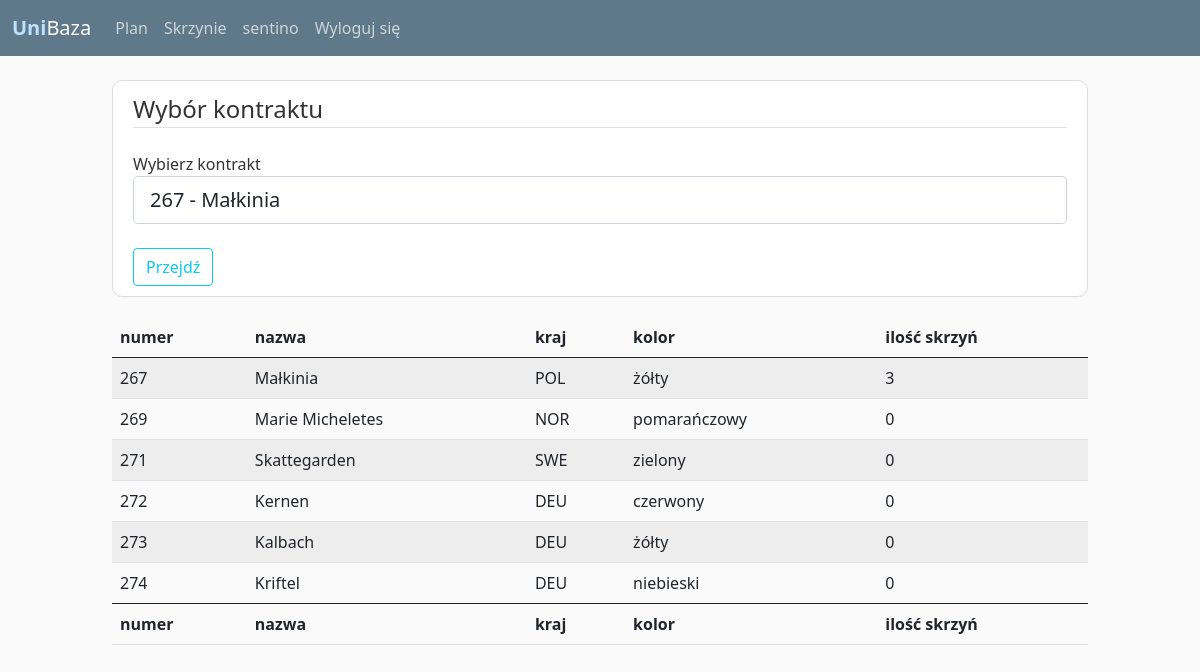
The app's page /contracts_set (signed in) with its own data.
### unibaza/models.py (models this page shows, shortened)
class User(db.Model, UserMixin):
    id = db.Column(db.Integer, primary_key=True)
    username = db.Column(db.String(20), unique=True, nullable=False)
    email = db.Column(db.String(120), unique=True, nullable=False)
    image_file = db.Column(db.String(20), nullable=False, default='default.jpg')
    password = db.Column(db.String(60), nullable=False)
    posts = db.relationship('Post', backref='author', lazy=True)

class Kontrakty(db.Model):
    __tablename__ = 'kontrakty'
    id = db.Column(db.Integer, primary_key=True, autoincrement=True)
    numer = db.Column(db.SmallInteger, unique=True, nullable=True)
    nazwa = db.Column(db.String(30), unique=True, nullable=False)
    kraj = db.Column(db.String(3), unique=False, nullable=False)
    kolor = db.Column(db.String(30), nullable=False)
    skrzynie_ref = db.relationship('Skrzynie', backref='kontrakt')

### unibaza/routes.py (the view)
@app.route("/contracts_set", methods =['GET', 'POST'])
@login_required
def contracts_set():
    form = PickContract()
    if form.validate_on_submit():
        nazwa = form.kontrakt.data.partition('- ')[2]
        return redirect(url_for('crates_set', nazwa=nazwa))
    kontrakt = Kontrakty.query.order_by(Kontrakty.numer).all()
    return render_template('contracts.html', kontrakty = kontrakt, form=form)

### unibaza/forms.py
class PickContract(FlaskForm):
    kontrakt = SelectField('Wybierz kontrakt', choices=sorted([str(x.numer) + ' - ' + x.nazwa for x in Kontrakty.query.all()]))
    submit = SubmitField('Przejdź')

### unibaza/models.py (called while the page is built)
@login_manager.user_loader
def load_user(user_id):
    return User.query.get(int(user_id))

### unibaza/templates/contracts.html (shortened to what this page needs)
{% extends "layout.html" %}
{% block content %}
<div class="content-section">
    <form method="POST" action="">
        <fieldset class="form-group">
            <legend class="border-bottom mb-4">Wybór kontraktu</legend>
    <div class="form-group">
        {{ form.kontrakt.label(class="form-control-label") }}
        {% if form.kontrakt.errors %}
            {{ form.kontrakt(class="form-control form-control-lg is-invalid") }}
            <div class="invalid-feedback">
                {% for error in form.kontrakt.errors %}
                    <span>{{ error }}</span>
                {% endfor %}
            </div>
        {% else %}
            {{ form.kontrakt(class="form-control form-control-lg") }}
        {% endif %}
    </div>
        </fieldset></br>
        <div class="form-group">
            {{ form.submit(class="btn btn-outline-info") }}
        </div>
    </form>
</div>
<table id="data" class="table table-striped">
    <thead>
        <tr>
            <th scope="col">numer</th>
            <th scope="col">nazwa</th>
            <th scope="col">kraj</th>
            <th scope="col">kolor</th>
            <th scope="col">ilość skrzyń</th>
        </tr>
    </thead>
    <tbody>
        {% for kontrakt in kontrakty %}
            <tr>
                <td>{{ kontrakt.numer }}</td>
                <td>{{ kontrakt.nazwa }}</td>
                <td>{{ kontrakt.kraj }}</td>
                <td>{{ kontrakt.kolor }}</td>
                <td>{{ kontrakt.skrzynie_ref | length }}</td>
            </tr>
        {% endfor %}
    </tbody>
    <tfoot>
        <tr>
            <th scope="col">numer</th>
            <th scope="col">nazwa</th>
            <th scope="col">kraj</th>
            <th scope="col">kolor</th>
            <th scope="col">ilość skrzyń</th>
        </tr>
    </tfoot>
</table>
{% endblock content%}

### unibaza/templates/layout.html (shortened to what this page needs)
<!DOCTYPE html>
<html>
<head>
    <link href="https://cdn.jsdelivr.net/npm/bootstrap@5.0.1/dist/css/bootstrap.min.css" rel="stylesheet">
    <link rel="stylesheet" type="text/css" href="https://cdn.datatables.net/1.10.25/css/dataTables.bootstrap5.css">
    <link href="//netdna.bootstrapcdn.com/font-awesome/3.2.1/css/font-awesome.css" rel="stylesheet">
    <link rel="stylesheet" type="text/css" href="{{ url_for('static', filename='main.css') }}">
    <link rel="stylesheet" type="text/css" href="static/fontello/css/fontello.css">
</head>
<body>
  <header class="site-header">
    <nav class="navbar navbar-expand-md navbar-dark bg-steel fixed-top">
      <div class="container-fluid">
        <a class="navbar-brand mr-4" href="{{url_for('plan')}}"> <span style="color: rgb(190, 225, 255); font-weight: bold;">Uni</span>Baza</a>
        <div class="collapse navbar-collapse" id="navbarToggle">
          <div class="navbar-nav mr-auto">
            <a class="nav-item nav-link" href="{{url_for('plan')}}"> Plan</a>
            <a class="nav-item nav-link" href="{{url_for('contracts_set')}}"> Skrzynie</a>
          </div>
          <div class="navbar-nav">
            {% if current_user.is_authenticated %}
            <a class="nav-item nav-link" href="{{ url_for('account') }}">{{ current_user.username }}</a>
            <a class="nav-item nav-link" href="{{ url_for('wyloguj') }}">Wyloguj się</a>
            {% else %}
            <a class="nav-item nav-link" href="{{ url_for('login') }}">Zaloguj się</a>
            {% endif %}
          </div>
        </div>
      </div>
    </nav>
  </header>
    <main role="main" class="container-fluid">
      <div class="row">
         <div class="col-sm-0 col-md-1">
         </div>
        <div class="col-sm-12 col-md-10">
          {% block content %}{% endblock %}
        </div>
        <div class="col-sm-0 col-md-1">
        </div>
      </div>
   </main>
</body>
</html>

### unibaza/static/main.css (style rules this page uses)
body { background: #fafafa; color: #333333; margin-top: 5rem; box-sizing: border-box; }
.bg-steel { background-color: #5f788a; }
.site-header .navbar-nav .nav-link { color: #cbd5db; }
.content-section { background: #ffffff; padding: 10px 20px; border: 1px solid #dddddd; border-radius: 10px; margin-bottom: 20px; }
a { display: block; color:#333333; text-decoration: none; }

### records on screen
User: username "sentino"
Kontrakty: numer "267", nazwa "Małkinia", kraj "POL", kolor "żółty", skrzynie_ref|length "3"
Kontrakty: numer "269", nazwa "Marie Micheletes", kraj "NOR", kolor "pomarańczowy", skrzynie_ref|length "0"
Kontrakty: numer "271", nazwa "Skattegarden", kraj "SWE", kolor "zielony", skrzynie_ref|length "0"
Kontrakty: numer "272", nazwa "Kernen", kraj "DEU", kolor "czerwony", skrzynie_ref|length "0"
Kontrakty: numer "273", nazwa "Kalbach", kraj "DEU", kolor "żółty", skrzynie_ref|length "0"
Kontrakty: numer "274", nazwa "Kriftel", kraj "DEU", kolor "niebieski", skrzynie_ref|length "0"
